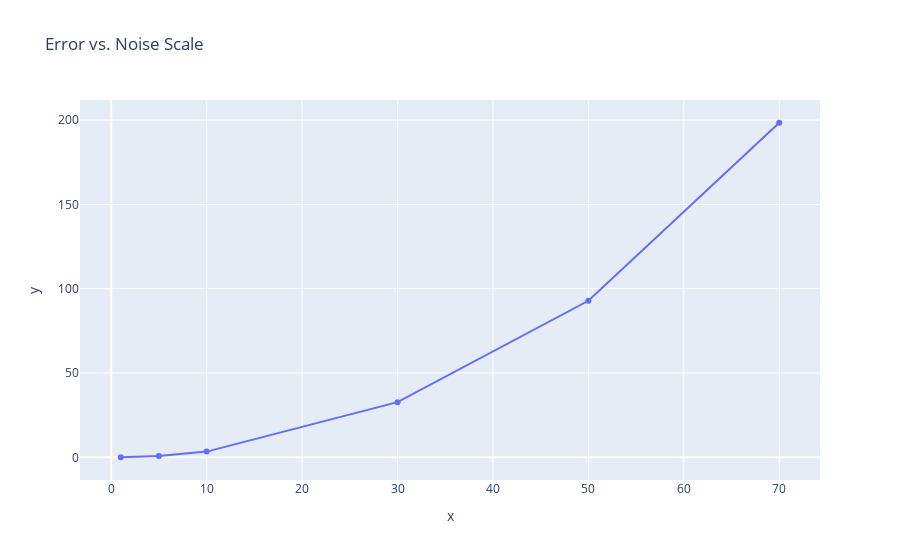

Notebook cell for this chart:
### Code cell
noise_scales = [1, 5, 10, 30, 50, 70]
errors = []
for noise in tqdm(noise_scales):
    X_train, y_train = generate_sample(n, 2, (-2.5, -1.5), (1.5, 2.5), target_func, noise_scale=noise)
    gpr = GPR(**hp)
    gpr = gpr.fit(X_train, y_train)
    y_pred = gpr.predict(X_test)
    error = mean_squared_error(y_test, y_pred)
    errors.append(error)
    
px.scatter(x=noise_scales, y=errors, title='Error vs. Noise Scale', trendline="lowess")

### Figure 1 — Plotly figure (JSON) as saved in the notebook; plotly's stock layout.template omitted (floating-point values rounded to 4 significant figures)
{"data": [{"hovertemplate": "x=%{x}<br>y=%{y}<extra></extra>", "legendgroup": "", "marker": {"color": "#636efa", "symbol": "circle"}, "mode": "markers", "name": "", "orientation": "v", "showlegend": false, "type": "scatter", "x": [1, 5, 10, 30, 50, 70], "xaxis": "x", "y": [0.0407, 0.8555, 3.381, 32.73, 92.82, 198.4], "yaxis": "y"}, {"hovertemplate": "<b>LOWESS trendline</b><br><br>x=%{x}<br>y=%{y} <b>(trend)</b><extra></extra>", "legendgroup": "", "marker": {"color": "#636efa", "symbol": "circle"}, "mode": "lines", "name": "", "showlegend": false, "type": "scatter", "x": [1, 5, 10, 30, 50, 70], "xaxis": "x", "y": [0.0407, 0.8555, 3.381, 32.73, 92.82, 198.4], "yaxis": "y"}], "layout": {"legend": {"tracegroupgap": 0}, "title": {"text": "Error vs. Noise Scale"}, "xaxis": {"anchor": "y", "domain": [0, 1], "title": {"text": "x"}}, "yaxis": {"anchor": "x", "domain": [0, 1], "title": {"text": "y"}}}}
